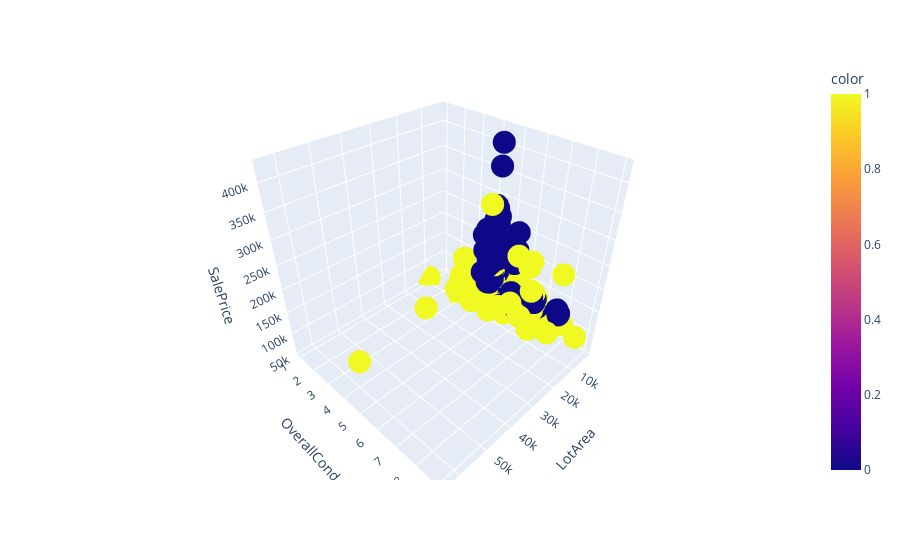

Notebook code cell kept with this figure:
### Code cell
# Total data
train_test_data = X_train.append(X_test, ignore_index=True)
y_total = [0] * len(X_train) + y_test

fig = px.scatter_3d(train_test_data, x='LotArea', y='OverallCond', z='SalePrice', color=y_total)

fig.show()

### Figure 1 — Plotly figure (JSON) as saved in the notebook; plotly's stock layout.template omitted (floating-point values rounded to 4 significant figures; data arrays with more than 128 entries replaced by an {"elided": "..."} marker saying what was removed)
{"data": [{"hovertemplate": "LotArea=%{x}<br>OverallCond=%{y}<br>SalePrice=%{z}<br>color=%{marker.color}<extra></extra>", "legendgroup": "", "marker": {"color": {"elided": "250 int values"}, "coloraxis": "coloraxis", "symbol": "circle"}, "mode": "markers", "name": "", "scene": "scene", "showlegend": false, "type": "scatter3d", "x": {"elided": "250 int values"}, "y": {"elided": "250 int values"}, "z": {"elided": "250 int values"}}], "layout": {"coloraxis": {"colorbar": {"title": {"text": "color"}}, "colorscale": [[0, "#0d0887"], [0.1111, "#46039f"], [0.2222, "#7201a8"], [0.3333, "#9c179e"], [0.4444, "#bd3786"], [0.5556, "#d8576b"], [0.6667, "#ed7953"], [0.7778, "#fb9f3a"], [0.8889, "#fdca26"], [1, "#f0f921"]]}, "legend": {"tracegroupgap": 0}, "margin": {"t": 60}, "scene": {"domain": {"x": [0, 1], "y": [0, 1]}, "xaxis": {"title": {"text": "LotArea"}}, "yaxis": {"title": {"text": "OverallCond"}}, "zaxis": {"title": {"text": "SalePrice"}}}}}
